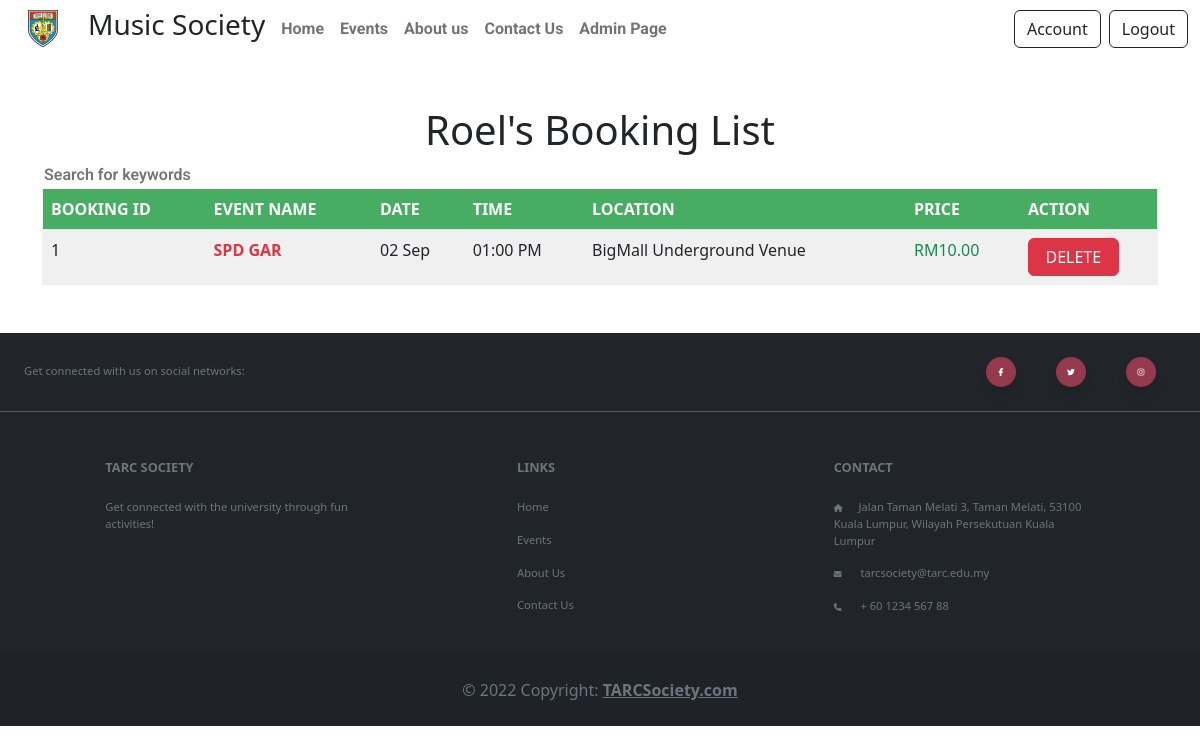
/user-booking-list.php?User_ID=2 (signed in), run on the app's committed database.
### tables this page shows
CREATE TABLE `event` (
  `Event_ID` int(11) NOT NULL,
  `Event_Name` varchar(50) NOT NULL,
  `Event_Image` mediumblob NOT NULL,
  `Event_Desc` longtext NOT NULL,
  `Date` date NOT NULL,
  `Time` time NOT NULL,
  `Location` varchar(30) NOT NULL,
  `Price` double NOT NULL,
  `Seat` int(255) NOT NULL
);

CREATE TABLE `booking` (
  `Booking_ID` int(11) NOT NULL,
  `Event_ID` int(11) NOT NULL,
  `User_ID` int(11) NOT NULL,
  `Quantity` int(11) NOT NULL,
  `payment_method` varchar(30) NOT NULL,
  `cc_number` varchar(30) NOT NULL,
  `student_id` varchar(30) NOT NULL,
  `Date_Purchased` date NOT NULL DEFAULT current_timestamp()
);

### user-booking-list.php (the view, shortened to what this page needs)
<?php
require("PHP_modules/conn.php");
?>
<!DOCTYPE html>
<html lang="en">
<head>
    <link rel="stylesheet" href="CSS/main.css">
    <link rel="stylesheet" href="https://cdn.jsdelivr.net/npm/bootstrap@5.2.0/dist/css/bootstrap.min.css">
</head>
<body>
    <?php require("PHP_modules/Navigation.php") ?>
    <?php
        $sql = "SELECT * FROM booking WHERE User_ID=" . $_GET['User_ID'];
        $result = $mysqli->query($sql);
    ?>
    <h1 class="text-center mt-5">Roel's Booking List</h1>
    <div class="booking-list container mb-5">
        <table class="table table" style="border:1px solid #f0f0f2">
            <div class="d-flex" style="width:40%;">
                <input type="text ps-5 pe-5" style="width:100%;border:none;font-family: 'Roboto';font-weight: 600;" placeholder='Search for keywords'></input>
            </div>
            <tbody>
                <tr class="text-white" style="background-color: #47ad62;">
                    <th class="fw-bold">BOOKING ID</th>
                    <td class="fw-bold">EVENT NAME</td>
                    <td class="fw-bold">DATE</td>
                    <td class="fw-bold">TIME</td>
                    <td class="fw-bold">LOCATION</td>
                    <td class="fw-bold">PRICE</td>
                    <td class="fw-bold">ACTION</td>
                </tr>
                <?php
                for ($i = 0; $i < mysqli_num_rows($result); $i++) {
                    $row = $result->fetch_assoc();
                    $sql = "SELECT * FROM event WHERE Event_ID=" . $row["Event_ID"];
                    $eventResult = $mysqli->query($sql);
                    $eventRow = $eventResult->fetch_assoc();
                    $date = strtotime($eventRow['Date'] . $eventRow['Time']);
                    echo ('<tr style="background-color:#f0f0f0;">
                    <td>' . $row['Booking_ID'] . '</td>
                    <td class="fw-semibold text-danger">' . $eventRow['Event_Name'] . '</td>
                    <td class="fw-light">' . date("d M", $date) . '</td>
                    <td class="fw-light">' . date("h:i A", $date) . '</td>
                    <td class="fw-light">' . $eventRow['Location'] . '</td>
                    <td class="text-success">RM' . number_format((float)$eventRow['Price'], 2, '.', '') . '</td>
                    <form action="user-booking-list.php?User_ID=' . $_GET["User_ID"] . '" method="POST">
                    <td><input type="submit" name="del-sub" value="DELETE" class="btn btn-danger w-75"></td>
                    <input type="text" name="bookingID" value="' . $row['Booking_ID'] . '" style="display:none">
                    </form>
                </tr>');
                }
                ?>
            </tbody>
        </table>
    </div>
    <?php require("PHP_modules/footer.php") ?>
</body>
</html>

### CSS/main.css (style rules this page uses)
@media only screen and (min-width: 992px) { h1 { font-size: 10.0rem; } }
@media only screen and (max-width: 1400px) { h1 { font-size: 1.0rem; } }

### data on the page
event: booking.Booking_ID "1", Event_Name "SPD GAR", date("d M", $date) "02 Sep", date("h:i A", $date) "01:00 PM", Location "BigMall Underground Venue", Price "10.00"
